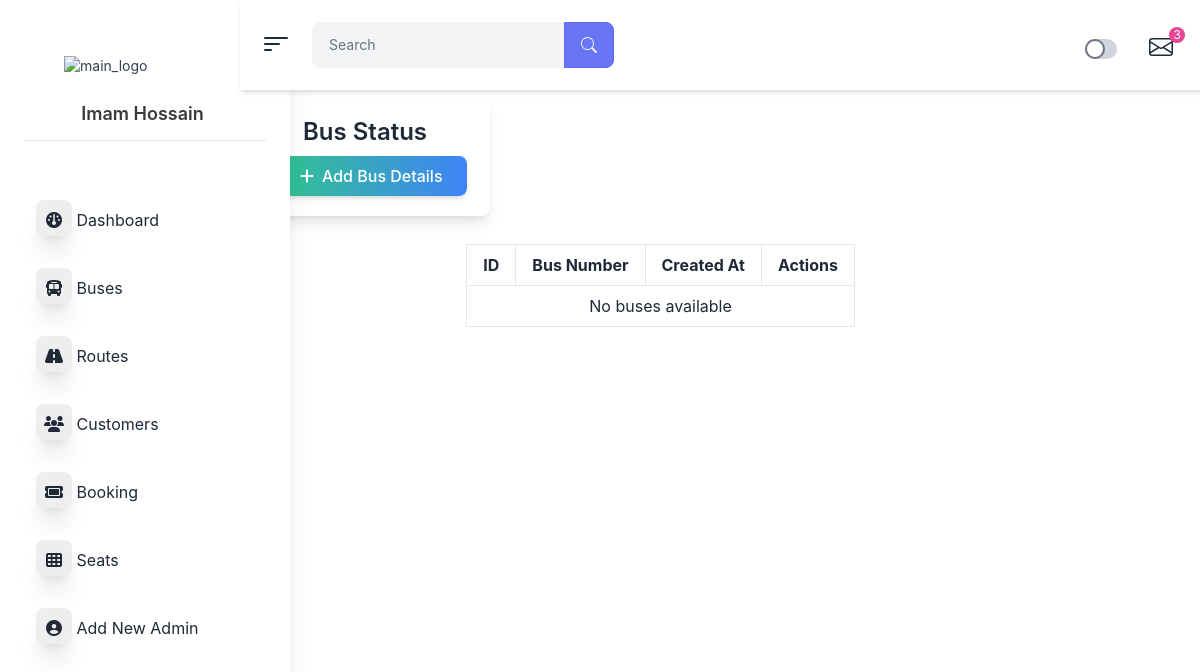
The app's page /AdminPanle/dashboard.php?pages=buses, older data.
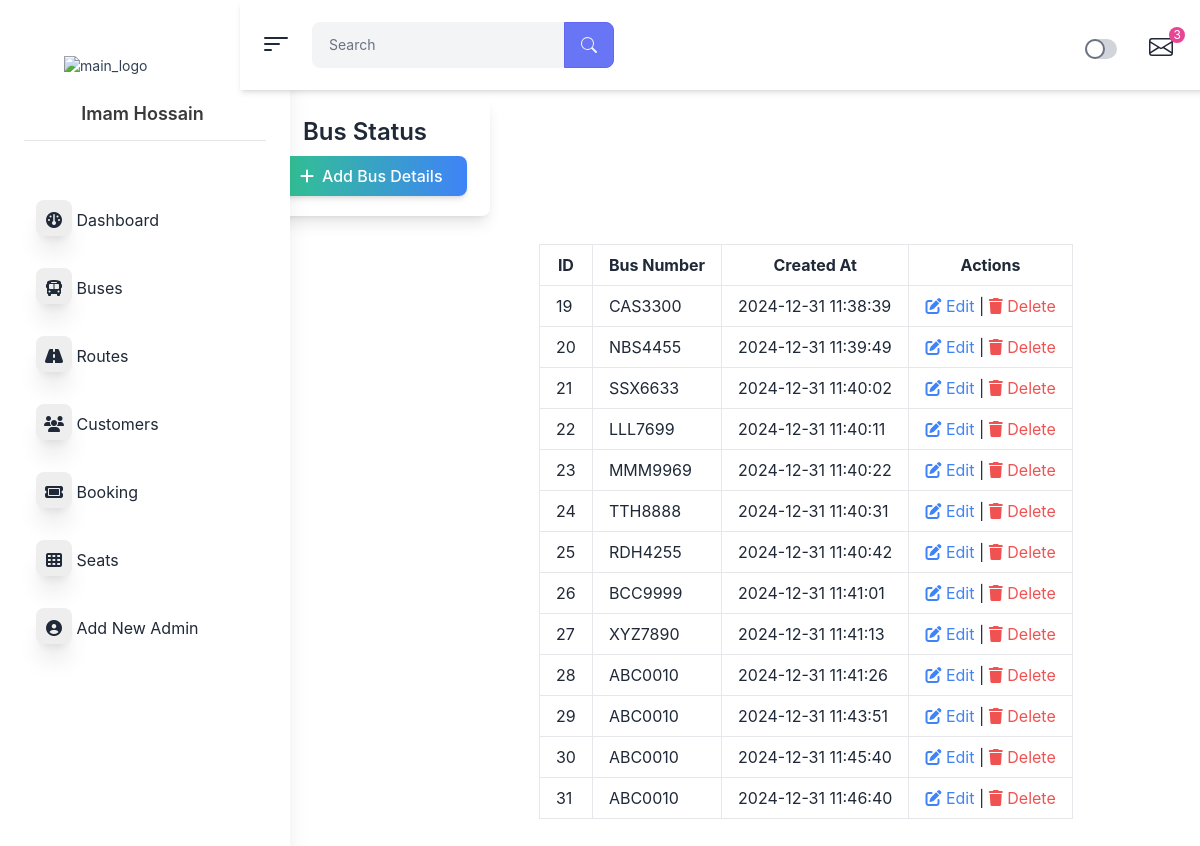
The same page, newer data.
### tables this page shows
CREATE TABLE `buses` (
  `id` int(100) NOT NULL,
  `bus_no` varchar(255) DEFAULT NULL,
  `bus_assigned` tinyint(1) NOT NULL,
  `bus_create` datetime NOT NULL DEFAULT current_timestamp()
);

### AdminPanle/pages/buses.php (the view, shortened to what this page needs)
<?php
$conn = mysqli_connect("localhost", "root", "", "shohoz_bus");
$result = $conn->query("SELECT id, bus_no, bus_create FROM buses");
?>
<!DOCTYPE html>
<html lang="en">
<head>
    <link href="https://cdn.jsdelivr.net/npm/daisyui@4.12.14/dist/full.min.css" rel="stylesheet" type="text/css" />
    <link href="https://cdn.jsdelivr.net/npm/flowbite@2.5.2/dist/flowbite.min.css" rel="stylesheet" />
    <script src="https://cdn.tailwindcss.com"></script>
</head>
<body>
        <div class="text-center mt-4 w-[250px] h-auto  bg-white shadow-lg rounded-lg p-5 mb-4">
            <h2 class="text-2xl mb-2 font-semibold text-gray-800">Bus Status</h2>
            <div>
                <button id="openPopup" class="flex items-center ml-4 gap-2 bg-gradient-to-r from-green-400 to-blue-500 text-white font-medium px-6 py-2 rounded-lg shadow-md hover:from-green-500 hover:to-blue-600 focus:outline-none focus:ring-4 focus:ring-blue-300 transition-all duration-300">
                    <i class="fas fa-plus"></i> Add Bus Details
                </button>
            </div>
        </div>
    <section class="px-4 ml-[50%] w-full py-3">
        <div class="overflow-x-auto mb-6">
            <table class="min-w-full table-auto border-collapse">
                <thead>
                    <tr>
                        <th class="px-4 py-2 border">ID</th>
                        <th class="px-4 py-2 border">Bus Number</th>
                        <th class="px-4 py-2 border">Created At</th>
                        <th class="px-4 py-2 border">Actions</th>
                    </tr>
                </thead>
                <tbody>
                    <?php if ($result->num_rows > 0): ?>
                        <?php while($row = $result->fetch_assoc()): ?>
                            <tr>
                                <td class="px-4 py-2 border"><?php echo $row['id']; ?></td>
                                <td class="px-4 py-2 border"><?php echo $row['bus_no']; ?></td>
                                <td class="px-4 py-2 border"><?php echo $row['bus_create']; ?></td>
                                <td class="px-4 py-2 border text-center">
                                    <a href="#" class="text-blue-500 hover:text-blue-700" onclick="openEditPopup(<?php echo $row['id']; ?>, '<?php echo $row['bus_no']; ?>')">
                                        <i class="fas fa-edit"></i> Edit
                                    </a> |
                                    <a href="?delete=<?php echo $row['id']; ?>" class="text-red-500 hover:text-red-700" onclick="return confirm('Are you sure you want to delete this bus?')">
                                        <i class="fas fa-trash"></i> Delete
                                    </a>
                                </td>
                            </tr>
                        <?php endwhile; ?>
                    <?php else: ?>
                        <tr>
                            <td colspan="4" class="px-4 py-2 text-center border">No buses available</td>
                        </tr>
                    <?php endif; ?>
                </tbody>
            </table>
        </div>
    </section>
</body>
</html>

### AdminPanle/dashboard.php (shortened to what this page needs)
<!DOCTYPE html>
<html lang="en" data-theme="light">
<head>
    <link href="https://cdn.jsdelivr.net/npm/daisyui@4.12.14/dist/full.min.css" rel="stylesheet" type="text/css" />
    <link href="https://cdn.jsdelivr.net/npm/flowbite@2.5.2/dist/flowbite.min.css" rel="stylesheet" />
    <script src="https://cdn.tailwindcss.com"></script>
</head>
<body>
    <section>
    <div class="flex h-[100vh]">
        <div class="w-[20%]" clicked>
            <?php require_once("./pages/siderbar.php")?>
        </div>
        <div class="w-[80%] flex h-full">
            <div class="z-50">
                <?php require_once("./pages/navbar.php")?>
            </div>
            <div>
            <main class="flex-1 mt-24 -z-50">
                <?php
                $page = isset($_GET['pages']) ? $_GET['pages'] : 'dashboard';
                $file = "./pages/{$page}.php";
                if (file_exists($file)) {
                    include $file;
                } else {
                    echo "<h1 class='text-2xl'>Page not found</h1>";
                }
                ?>
            </main>
            </div>
        </div>
    </div>
    </section>
</body>
</html>

### AdminPanle/pages/siderbar.php (shortened to what this page needs)
<!DOCTYPE html>
<html lang="en" data-theme="light">
<head>
    <link href="https://cdn.jsdelivr.net/npm/daisyui@4.12.14/dist/full.min.css" rel="stylesheet" type="text/css" />
    <link href="https://cdn.jsdelivr.net/npm/flowbite@2.5.2/dist/flowbite.min.css" rel="stylesheet" />
    <script src="https://cdn.tailwindcss.com"></script>
</head>
<body>
    <section>
    <div class="">
            <aside class="fixed  w-[290px] h-full shadow-xl pt-8 bg-[#ffffff]">
                <div class="h-20">
                    <a class="block px-8 py-6 m-0 text-sm whitespace-nowrap text-slate-700 dark:text-white" href="" target="_blank">
                        <img src="https://i.ibb.co.com/5Y53PdM/shohoz-logo-new.png" class="h-full max-w-full transition-all duration-200 ease-soft-in-out max-h-9 ml-8 dark:inline-block" alt="main_logo">
                    </a>
                    <div class="text-center">
                        <p class="font-semibold transition-all text-lg ml-[-5px] duration-200 text-[#3a3a3a]">Imam Hossain</p>
                    </div>
                    <hr class="mx-6 mt-3">
                </div>
                <div class="mt-20 px-6">
                    <ul class="w-full">
                        <li class="mb-4 rounded-lg text-base hover:text-[#11BE86] hover:bg-[#e5e7eb] py-2 px-3"><a href="dashboard.php?pages=adminDash"><i class="fa-solid fa-gauge w-9 h-9 bg-[#eeeeee] shadow-xl rounded-lg text-center  pt-3"></i> Dashboard</a></li>
                        <li class="mb-4 rounded-lg text-base hover:bg-[#e5e7eb] py-2 px-3"><a href="dashboard.php?pages=buses"><i class="fa-solid fa-bus w-9 h-9 bg-[#eeeeee] shadow-xl rounded-lg text-center  pt-3"></i> Buses</a></li>
                        <li class="mb-4 rounded-lg text-base hover:bg-[#e5e7eb] py-2 px-3"><a href=""><i class="fa-solid fa-road w-9 h-9 bg-[#eeeeee] shadow-xl rounded-lg text-center  pt-3"></i> Routes</a></li>
                        <li class="mb-4 rounded-lg text-base hover:bg-[#e5e7eb] py-2 px-3"><a href=""><i class="fa-solid fa-users w-9 h-9 bg-[#eeeeee] shadow-xl rounded-lg text-center  pt-3"></i> Customers</a></li>
                        <li class="mb-4 rounded-lg text-base hover:bg-[#e5e7eb] py-2 px-3"><a href=""><i class="fa-solid fa-ticket w-9 h-9 bg-[#eeeeee] shadow-xl rounded-lg text-center  pt-3"></i> Booking</a></li>
                        <li class="mb-4 rounded-lg text-base hover:bg-[#e5e7eb] py-2 px-3"><a href=""><i class="fa-solid fa-th w-9 h-9 bg-[#eeeeee] shadow-xl rounded-lg text-center  pt-3"></i> Seats</a></li>
                        <li class="mb-4 rounded-lg text-base hover:bg-[#e5e7eb] py-2 px-3"><a href=""><i class="fa-solid fa-circle-user w-9 h-9 bg-[#eeeeee] shadow-xl rounded-lg text-center  pt-3"></i> Add New Admin</a></li>
                    </ul>
                </div>
            </aside>
        </div>
    </section>
</body>
</html>

### AdminPanle/pages/navbar.php (shortened to what this page needs)
<!DOCTYPE html>
<html lang="en" data-theme="light">
<head>
    <link href="https://cdn.jsdelivr.net/npm/daisyui@4.12.14/dist/full.min.css" rel="stylesheet" type="text/css" />
    <link href="https://cdn.jsdelivr.net/npm/flowbite@2.5.2/dist/flowbite.min.css" rel="stylesheet" />
    <script src="https://cdn.tailwindcss.com"></script>
</head>
<body>
    <section>
            <div class="fixed px-5 bg-white flex w-full items-center h-[90px] shadow-md">
                <button class="">
                </button>
                <form action="" class="mx-5 ">
                    <div class="flex flex-wrap items-stretch w-full relative">
                        <input type="text" name="searchInp" id="searchInp" placeholder="Search" class="flex-shrink flex-grow max-w-full leading-5 relative text-sm py-3 px-4 rounded-l-lg text-gray-800 bg-gray-100 overflow-x-auto focus:outline-none border border-gray-100 focus:border-gray-200 focus:ring-0 dark:text-gray-400 dark:bg-gray-700 dark:border-gray-700 dark:focus:border-gray-600">
                        <div class="flex -mr-px">
                            <button class="flex items-center py-2 rounded-r-lg px-4 ltr:-ml-1 rtl:-mr-1 ltr:rounded-r rtl:rounded-l leading-5 text-gray-100 bg-indigo-500 border border-indigo-500 hover:text-white hover:bg-indigo-600 hover:ring-0 hover:border-indigo-600 focus:bg-indigo-600 focus:border-indigo-600 focus:outline-none focus:ring-0">
                                <svg xmlns="http://www.w3.org/2000/svg" viewBox="0 0 16 16" width="1em" height="1em" fill="currentColor" class="bi bi-search"><path d="M11.742 10.344a6.5 6.5 0 1 0-1.397 1.398h-.001q.044.06.098.115l3.85 3.85a1 1 0 0 0 1.415-1.414l-3.85-3.85a1 1 0 0 0-.115-.1zM12 6.5a5.5 5.5 0 1 1-11 0 5.5 5.5 0 0 1 11 0"></path></svg>
                            </button>
                        </div>
                    </div>
                </form>
                    <ul class="flex gap-2 ml-[39%] items-center mt-2">
                        <li class="relative ">
                            <div class="relative">
                                <div class="relative w-8 py-3">
                                    <input type="checkbox" name="lightdark" id="labele" class="toggle-checkbox absolute block w-5 h-5 rounded-full bg-white dark:bg-gray-700 border-2 dark:border-gray-700 appearance-none cursor-pointer" value="1">
                                </div>
                            </div>
                        </li>
                        <li class="relative">
                            <button class="py-3 px-4 ml-2 flex text-sm rounded-full focus:outline-none" id="user-messages" type="button" aria-haspopup="menu" aria-expanded="false" data-headlessui-state="">
                                <div class="relative inline-block">
                                    <div class="relative inline-block">
                                        <span class="flex justify-center absolute -top-2 ml-5 ltr:-right-1 rtl:-left-1 text-center bg-pink-500 px-1 text-white rounded-full text-xs">
                                        <span class="align-self-center">3</span>
                                        </span>
                                    </div>
                                </div>
                            </button>
                        </li>
                        <li class="relative">
                            <button class="py-3 px-4 flex text-sm rounded-full focus:outline-none" id="user-menu-button" type="button" aria-haspopup="menu" aria-expanded="false" data-headlessui-state="">
                            </button>
                        </li>
                    </ul>
            </div>
    </section>
</body>
</html>

Row changes from the older to the newer data that the page shows:
added buses: id "19", bus_no "CAS3300", bus_create "2024-12-31 11:38:39"
added buses: id "20", bus_no "NBS4455", bus_create "2024-12-31 11:39:49"
added buses: id "21", bus_no "SSX6633", bus_create "2024-12-31 11:40:02"
added buses: id "22", bus_no "LLL7699", bus_create "2024-12-31 11:40:11"
added buses: id "23", bus_no "MMM9969", bus_create "2024-12-31 11:40:22"
added buses: id "24", bus_no "TTH8888", bus_create "2024-12-31 11:40:31"
added buses: id "25", bus_no "RDH4255", bus_create "2024-12-31 11:40:42"
added buses: id "26", bus_no "BCC9999", bus_create "2024-12-31 11:41:01"
added buses: id "27", bus_no "XYZ7890", bus_create "2024-12-31 11:41:13"
added buses: id "28", bus_no "ABC0010", bus_create "2024-12-31 11:41:26"
added buses: id "29", bus_no "ABC0010", bus_create "2024-12-31 11:43:51"
added buses: id "30", bus_no "ABC0010", bus_create "2024-12-31 11:45:40"
added buses: id "31", bus_no "ABC0010", bus_create "2024-12-31 11:46:40"
Text that changed along with them:
text no longer shown: "No buses available"
